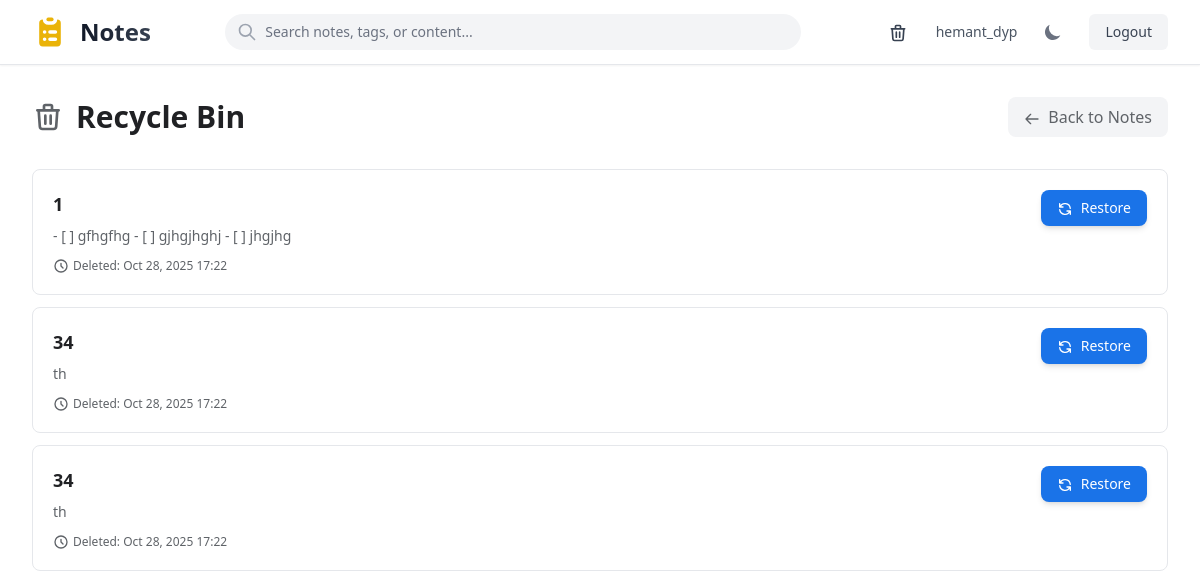
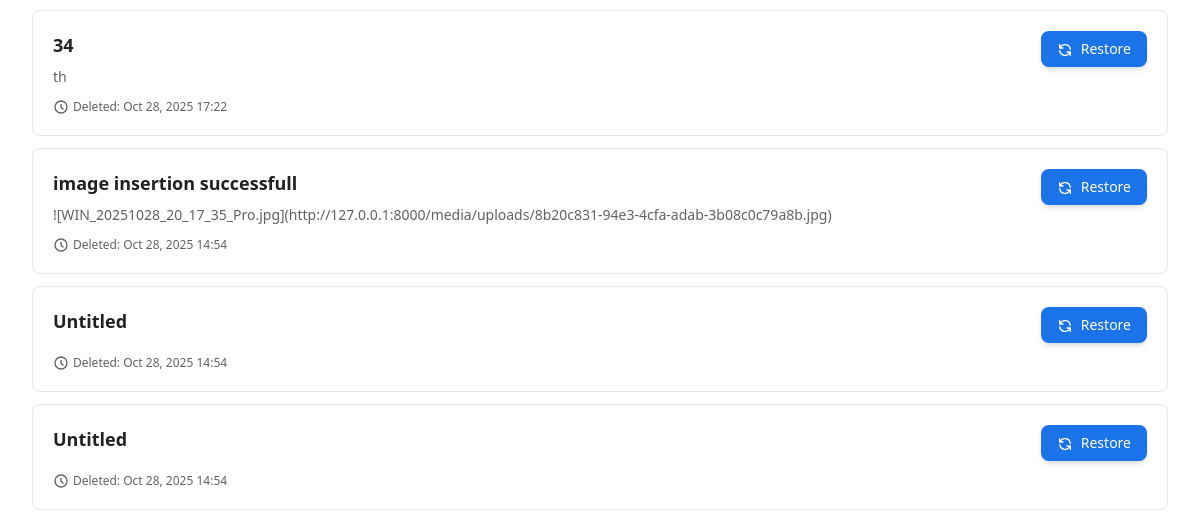
/recycle/ (signed in, upper part), run on an earlier commit of the app's database (2 pictures, top to bottom).
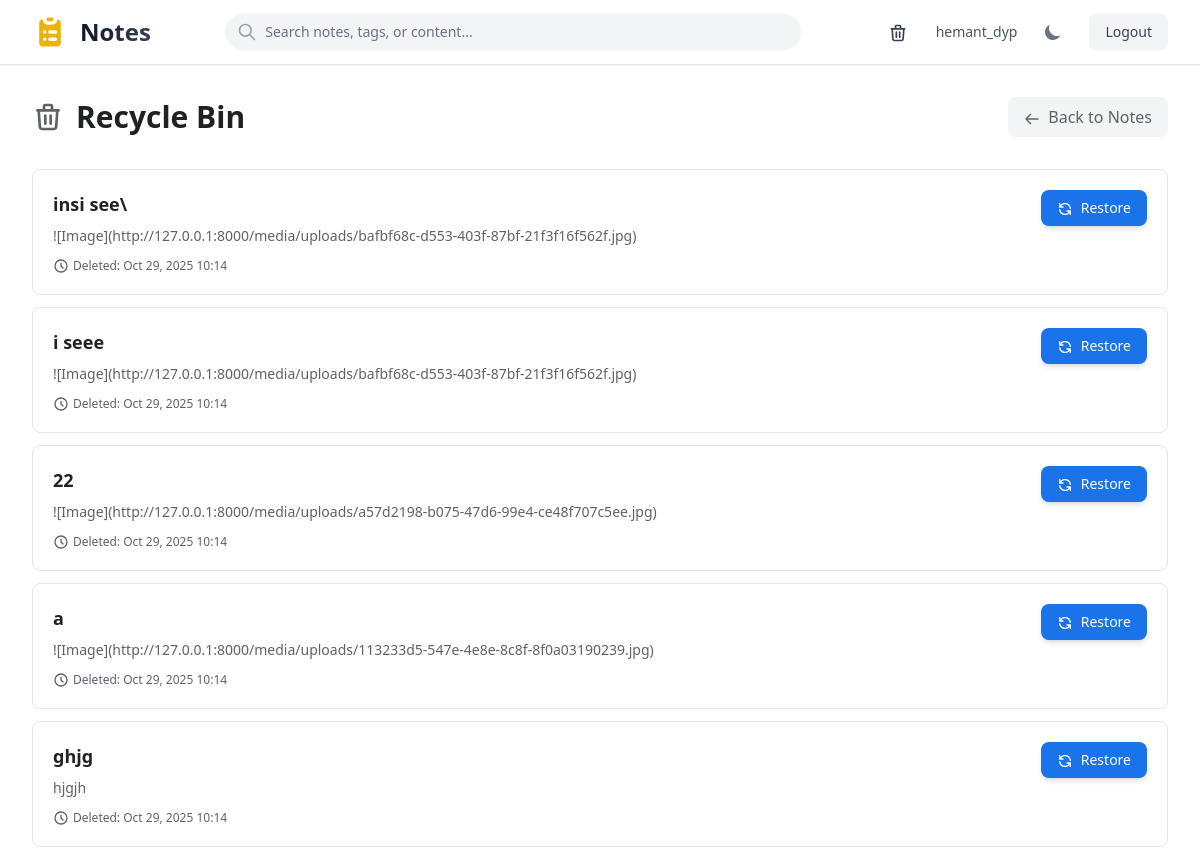
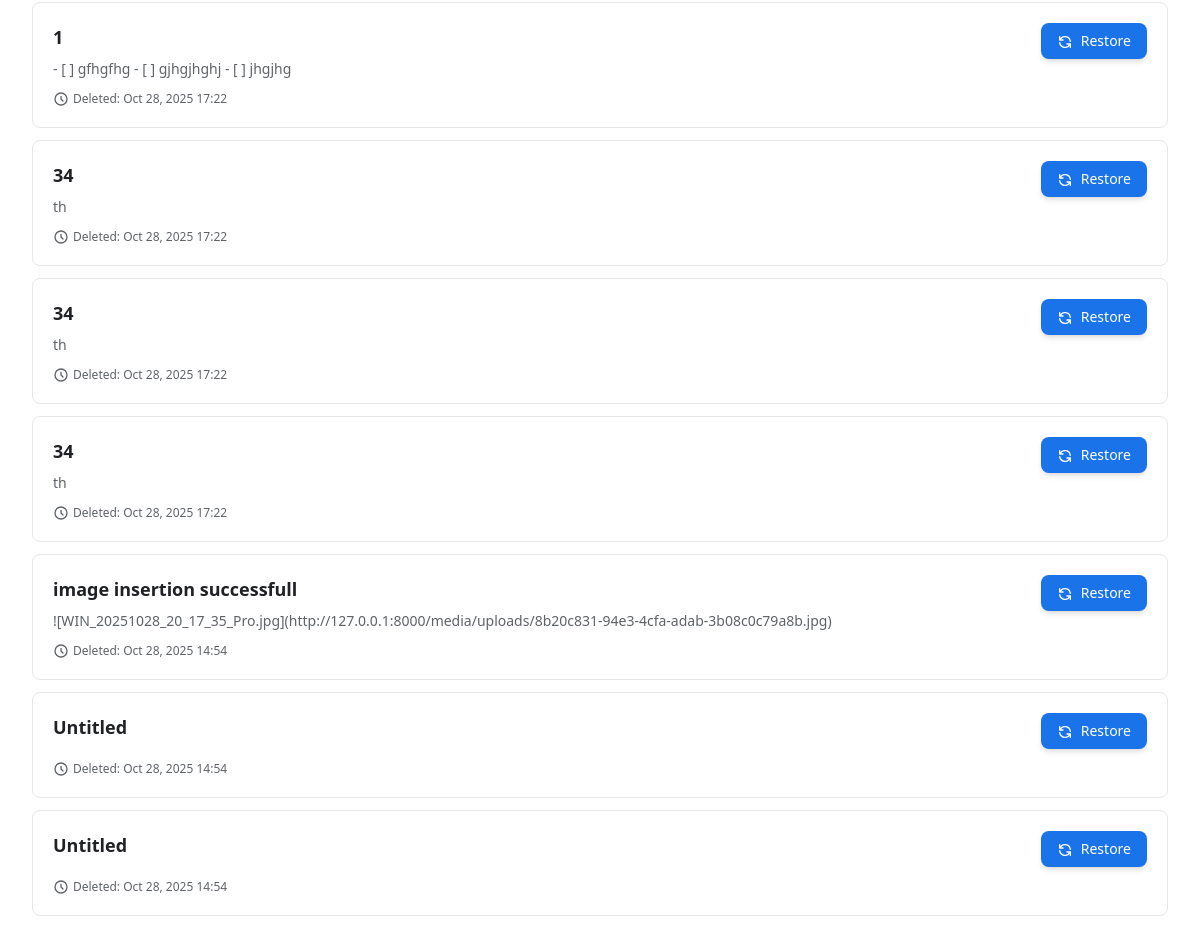
And on a later commit of the database (2 pictures, top to bottom).
### notes/models.py (models this page shows, shortened)
class Note(models.Model):
    user = models.ForeignKey(
        User,
        on_delete=models.CASCADE,
        help_text="Note owner"
    )
    title = models.CharField(
        max_length=200,
        help_text="Note title (required)"
    )
    content = models.TextField(
        blank=True,
        help_text="Note content in Markdown format"
    )
    tags = models.ManyToManyField(
        Tag,
        blank=True,
        related_name='notes',
        help_text="Tags for categorizing this note"
    )
    is_pinned = models.BooleanField(
        default=False,
        help_text="Whether note is pinned to top of list"
    )
    is_deleted = models.BooleanField(
        default=False,
        help_text="Soft delete flag (recycle bin)"
    )
    created_at = models.DateTimeField(
        auto_now_add=True,
        help_text="When note was created"
    )
    updated_at = models.DateTimeField(
        auto_now=True,
        help_text="When note was last modified"
    )
    class Meta:
        ordering = ['-is_pinned', '-updated_at']
        verbose_name = 'Note'
        verbose_name_plural = 'Notes'

### notes/views.py (the view)
# urls.py: path('recycle/', views.recycle_bin, name='recycle_bin'),
@login_required
def recycle_bin(request):
    deleted_notes = Note.objects.filter(
        user=request.user,
        is_deleted=True
    ).order_by('-updated_at')
    return render(request, 'notes/recycle_bin.html', {'notes': deleted_notes})

### templates/notes/recycle_bin.html (shortened to what this page needs)
{% extends 'notes/base.html' %}
{% block content %}
<div class="mb-8">
  <div class="flex items-center justify-between">
    <div class="flex items-center space-x-3">
      <svg class="w-8 h-8 text-[#5f6368] dark:text-[#9aa0a6]" fill="none" stroke="currentColor" viewBox="0 0 24 24">
        <path stroke-linecap="round" stroke-linejoin="round" stroke-width="2" d="M19 7l-.867 12.142A2 2 0 0116.138 21H7.862a2 2 0 01-1.995-1.858L5 7m5 4v6m4-6v6m1-10V4a1 1 0 00-1-1h-4a1 1 0 00-1 1v3M4 7h16"/>
      </svg>
      <h1 class="text-3xl font-bold text-[#202124] dark:text-[#e8eaed]">Recycle Bin</h1>
    </div>
    <a
      href="{% url 'notes:note_list' %}"
      class="px-4 py-2 bg-gray-100 dark:bg-[#3c4043] text-[#5f6368] dark:text-[#9aa0a6] hover:bg-gray-200 dark:hover:bg-[#5f6368] rounded-lg font-medium transition-all">
      <svg class="w-4 h-4 inline-block mr-1" fill="none" stroke="currentColor" viewBox="0 0 24 24">
        <path stroke-linecap="round" stroke-linejoin="round" stroke-width="2" d="M10 19l-7-7m0 0l7-7m-7 7h18"/>
      </svg>
      Back to Notes
    </a>
  </div>
</div>
<div id="deleted-notes-list">
  {% if notes %}
  <div class="space-y-3">
    {% for note in notes %}
    <div id="deleted-note-{{ note.id }}" class="bg-white dark:bg-[#2a2b2e] rounded-lg border border-gray-200 dark:border-[#5f6368] hover:shadow-lg dark:hover:shadow-2xl transition-all duration-200">
      <div class="p-5 flex items-start justify-between">
        <div class="flex-1 min-w-0 pr-4">
          <h3 class="text-lg font-semibold text-[#202124] dark:text-[#e8eaed] mb-2">
            {{ note.title|default:"Untitled" }}
          </h3>
          <p class="text-sm text-[#5f6368] dark:text-[#9aa0a6] mb-3 line-clamp-2">
            {{ note.content|truncatechars:200 }}
          </p>
          <div class="flex items-center space-x-4 text-xs text-[#5f6368] dark:text-[#9aa0a6]">
            <span class="flex items-center">
              <svg class="w-4 h-4 mr-1" fill="none" stroke="currentColor" viewBox="0 0 24 24">
                <path stroke-linecap="round" stroke-linejoin="round" stroke-width="2" d="M12 8v4l3 3m6-3a9 9 0 11-18 0 9 9 0 0118 0z"/>
              </svg>
              Deleted: {{ note.updated_at|date:"M d, Y H:i" }}
            </span>
          </div>
        </div>
        <form
          hx-post="{% url 'notes:note_restore' note.id %}"
          hx-target="#deleted-note-{{ note.id }}"
          hx-swap="outerHTML swap:0.3s"
          class="flex-shrink-0">
          <button
            type="submit"
            class="px-4 py-2 bg-[#1a73e8] hover:bg-[#1557b0] dark:bg-[#8ab4f8] dark:hover:bg-[#aecbfa] text-white dark:text-[#202124] rounded-lg text-sm font-medium shadow-md hover:shadow-lg transition-all duration-200">
            <svg class="w-4 h-4 inline-block mr-1" fill="none" stroke="currentColor" viewBox="0 0 24 24">
              <path stroke-linecap="round" stroke-linejoin="round" stroke-width="2" d="M4 4v5h.582m15.356 2A8.001 8.001 0 004.582 9m0 0H9m11 11v-5h-.581m0 0a8.003 8.003 0 01-15.357-2m15.357 2H15"/>
            </svg>
            Restore
          </button>
        </form>
      </div>
    </div>
    {% endfor %}
  </div>
  {% endif %}
</div>
{% endblock %}

What changed in the data, as far as the page shows it:
now on this page (row edited): Note: title "insi see\\", content "![Image](http://127.0.0.1:8000/media/uploads/bafbf68c-d553-403f-87bf-21f3f16f562f.jpg)", updated_at "Oct 29, 2025 10:14"
now on this page (row edited): Note: title "i seee", content "![Image](http://127.0.0.1:8000/media/uploads/bafbf68c-d553-403f-87bf-21f3f16f562f.jpg)", updated_at "Oct 29, 2025 10:14"
now on this page (row edited): Note: title "22", content "![Image](http://127.0.0.1:8000/media/uploads/a57d2198-b075-47d6-99e4-ce48f707c5ee.jpg)", updated_at "Oct 29, 2025 10:14"
now on this page (row edited): Note: title "a", content "![Image](http://127.0.0.1:8000/media/uploads/113233d5-547e-4e8e-8c8f-8f0a03190239.jpg)", updated_at "Oct 29, 2025 10:14"
now on this page (row edited): Note: title "ghjg", content "hjgjh", updated_at "Oct 29, 2025 10:14"
